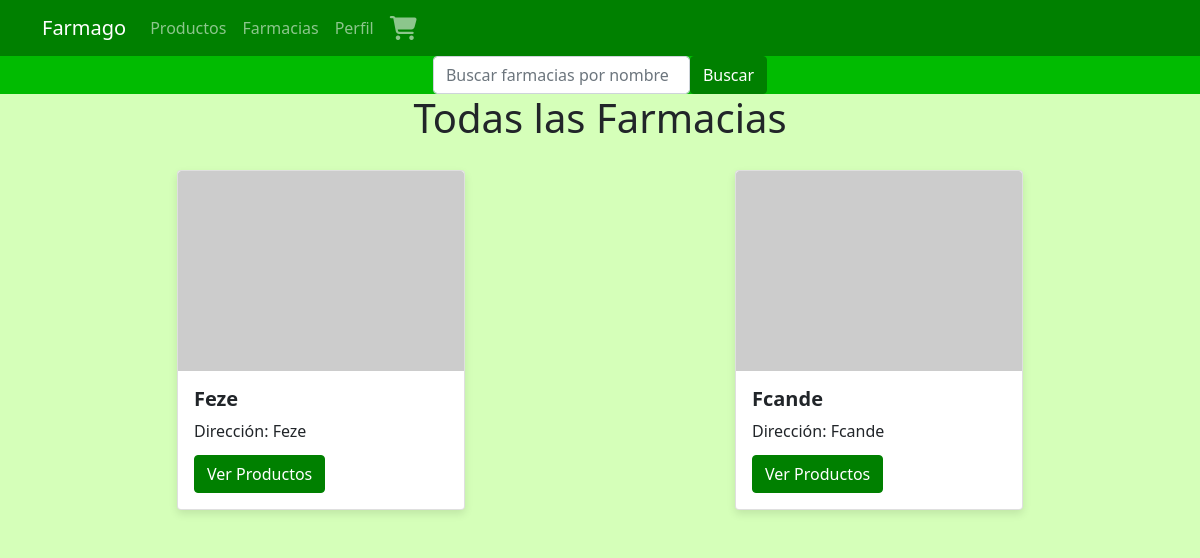
The app's page /todas_farmacias with its own data.
### tables this page shows
CREATE TABLE usuarios (
                id INTEGER PRIMARY KEY AUTOINCREMENT,
                nombre TEXT,
                apellido TEXT,
                direccion TEXT,
                numero_telefono TEXT,
                provincia TEXT,
                localidad TEXT,
                correo_electronico TEXT UNIQUE,
                nombre_usuario TEXT UNIQUE,
                contraseña TEXT,
                role TEXT,
                logo_url TEXT
            );

### src/farmacias/farmacias.py (the view)
def todas_farmacias():
    if request.method == "POST":
        search_query = request.form.get("search_query", "").strip()
        with app.app_context():
            db = get_db()
            cursor = db.cursor()
            if search_query:
                cursor.execute(
                    'SELECT * FROM usuarios WHERE role="farmacia" AND nombre LIKE ?',
                    ("%" + search_query + "%",),
                )
            else:
                cursor.execute('SELECT * FROM usuarios WHERE role="farmacia"')
            farmacias = cursor.fetchall()
    else:
        with app.app_context():
            db = get_db()
            cursor = db.cursor()
            cursor.execute('SELECT * FROM usuarios WHERE role="farmacia"')
            farmacias = cursor.fetchall()
    return render_template("todas_farmacias.html", farmacias=farmacias)

### src/helpers/helpers.py (called while the page is built)
def get_db():
    db = getattr(g, "_database", None)
    if db is None:
        db = g._database = sqlite3.connect(DATABASE)
    return db

### templates/todas_farmacias.html (shortened to what this page needs)
{% extends 'base.html' %}
    {% block head %}
    <link
        rel="stylesheet"
        href="{{ url_for('static', filename='css/todas_farmacias.css') }}" />
    {% endblock head %}
    {% block content %}
    <form action="{{ url_for('todas_farmacias') }}" method="post">
        <div class="form-group">
            <input
                type="text"
                class="form-control"
                name="search_query"
                placeholder="Buscar farmacias por nombre" />
        </div>
        <button type="submit" class="btn btn-primary">Buscar</button>
    </form>
    <h1>Todas las Farmacias</h1>
    <div class="container">
        {% for farmacia in farmacias %}
        <div class="card" style="width: 18rem">
            <img
                src="{{ farmacia[11] }}"
                class="card-img-top"
                alt="Logo de la Farmacia (no disponible)" />
            <div class="card-body">
                <h5 class="card-title">{{ farmacia[1] }}</h5>
                <p class="card-text">Dirección: {{ farmacia[3] }}</p>
                <a
                    href="{{ url_for('productos_por_farmacia', id_usuario=farmacia[0]) }}"
                    class="btn btn-primary"
                    >Ver Productos</a
                >
            </div>
        </div>
        {% endfor %}
    </div>
    {% endblock content%}

### static/css/todas_farmacias.css (style rules this page uses)
h1 { text-align: center; }
.container { display: flex; flex-wrap: wrap; justify-content: space-around; }
.card { width: 18rem; margin: 20px; box-shadow: 0 4px 8px rgba(0, 0, 0, 0.1); border-radius: 8px; overflow: hidden; }
.card img { width: 100%; height: 200px; object-fit: cover; }
.card-body { padding: 16px; }
.card-title { font-size: 20px; font-weight: bold; margin-bottom: 8px; }
.card-text { margin-bottom: 12px; }
.btn { display: inline-block; padding: 8px 16px; background-color: #007bff; color: #fff; text-decoration: none; border-radius: 4px; }
form { display: flex; justify-content: center; background-color: rgb(1, 187, 1); }
.btn-primary { background-color: green !important; border-color: green !important; }

### static/css/base.css (style rules this page uses)
html { background-color: #D5FFB9; }

### records on screen
usuarios: nombre "Feze", direccion "Feze"
usuarios: nombre "Fcande", direccion "Fcande"
